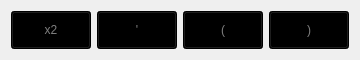
  <widget class="QWidget" name="horizontalLayoutWidget">
   <property name="geometry">
    <rect>
     <x>1040</x>
     <y>650</y>
     <width>161</width>
     <height>32</height>
    </rect>
   </property>
   <layout class="QHBoxLayout" name="Change_rotating_and_braket">
    <item>
     <widget class="QPushButton" name="x2">
      <property name="styleSheet">
       <string notr="true">QPushButton{
  background-color: black;
  color: gray;
  width: 35px;
  height: 30px;
}

QPushButton:hover {
  background-color: silver;
}

QPushButton:pressed {
  background-color: white;
}</string>
      </property>
      <property name="text">
       <string>x2</string>
      </property>
     </widget>
    </item>
    <item>
     <widget class="QPushButton" name="Apostrophe">
      <property name="styleSheet">
       <string notr="true">QPushButton{
  background-color: black;
  color: gray;
  width: 35px;
  height: 30px;
}

QPushButton:hover {
  background-color: silver;
}

QPushButton:pressed {
  background-color: white;
}</string>
      </property>
      <property name="text">
       <string>'</string>
      </property>
     </widget>
    </item>
    <item>
     <widget class="QPushButton" name="bra">
      <property name="styleSheet">
       <string notr="true">QPushButton{
  background-color: black;
  color: gray;
  width: 35px;
  height: 30px;
}

QPushButton:hover {
  background-color: silver;
}

QPushButton:pressed {
  background-color: white;
}</string>
      </property>
      <property name="text">
       <string>(</string>
      </property>
     </widget>
    </item>
    <item>
     <widget class="QPushButton" name="ket">
      <property name="styleSheet">
       <string notr="true">QPushButton{
  background-color: black;
  color: gray;
  width: 35px;
  height: 30px;
}

QPushButton:hover {
  background-color: silver;
}

QPushButton:pressed {
  background-color: white;
}</string>
      </property>
      <property name="text">
       <string>)</string>
      </property>
     </widget>
    </item>
   </layout>
  </widget>
